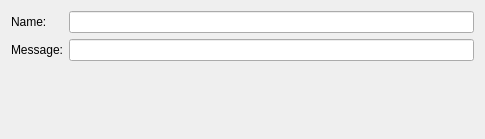
<?xml version="1.0" encoding="UTF-8"?>
<ui version="4.0">
 <class>CreateTagDialog</class>
 <widget class="QDialog" name="CreateTagDialog">
  <property name="geometry">
   <rect>
    <x>0</x>
    <y>0</y>
    <width>485</width>
    <height>139</height>
   </rect>
  </property>
  <property name="windowTitle">
   <string>Dialog</string>
  </property>
  <layout class="QVBoxLayout" name="verticalLayout">
   <item>
    <layout class="QFormLayout" name="formLayout">
     <item row="0" column="0">
      <widget class="QLabel" name="labelName">
       <property name="text">
        <string>Name:</string>
       </property>
      </widget>
     </item>
     <item row="0" column="1">
      <widget class="QLineEdit" name="textName"/>
     </item>
     <item row="1" column="0">
      <widget class="QLabel" name="labelMessage">
       <property name="text">
        <string>Message:</string>
       </property>
      </widget>
     </item>
     <item row="1" column="1">
      <widget class="QLineEdit" name="textMessage"/>
     </item>
    </layout>
   </item>
  </layout>
 </widget>
 <resources/>
 <connections/>
</ui>
